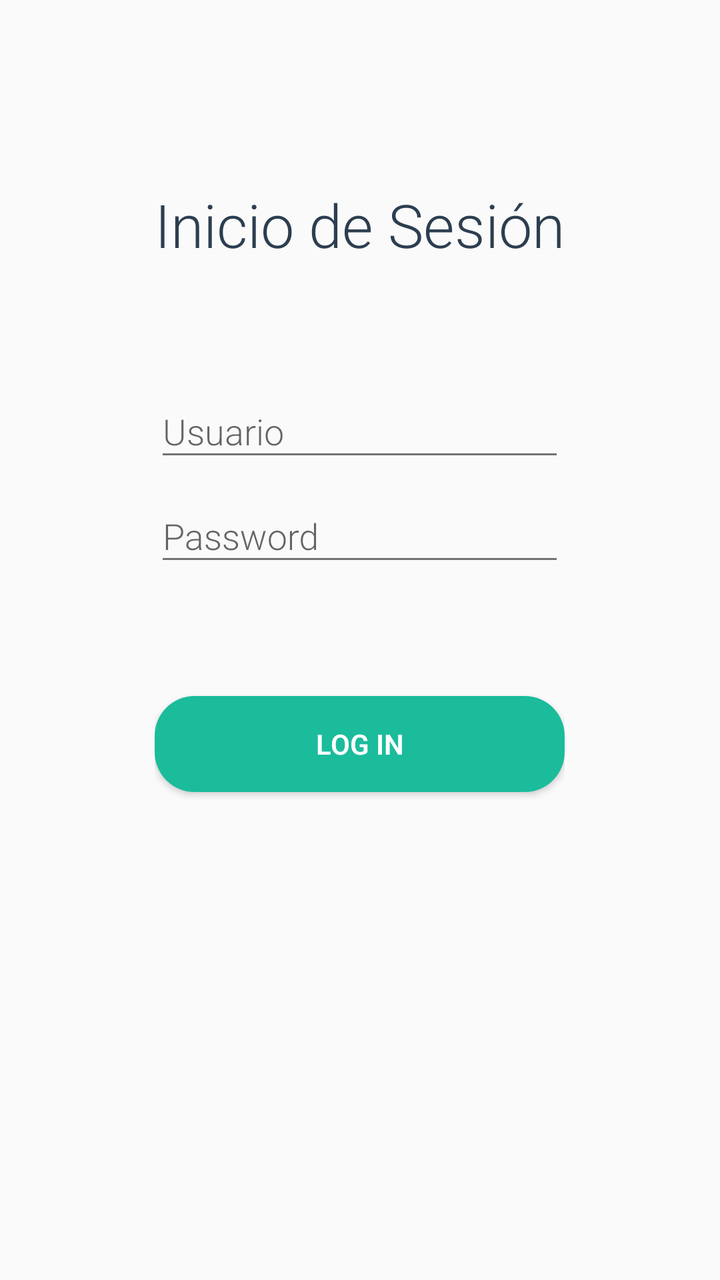
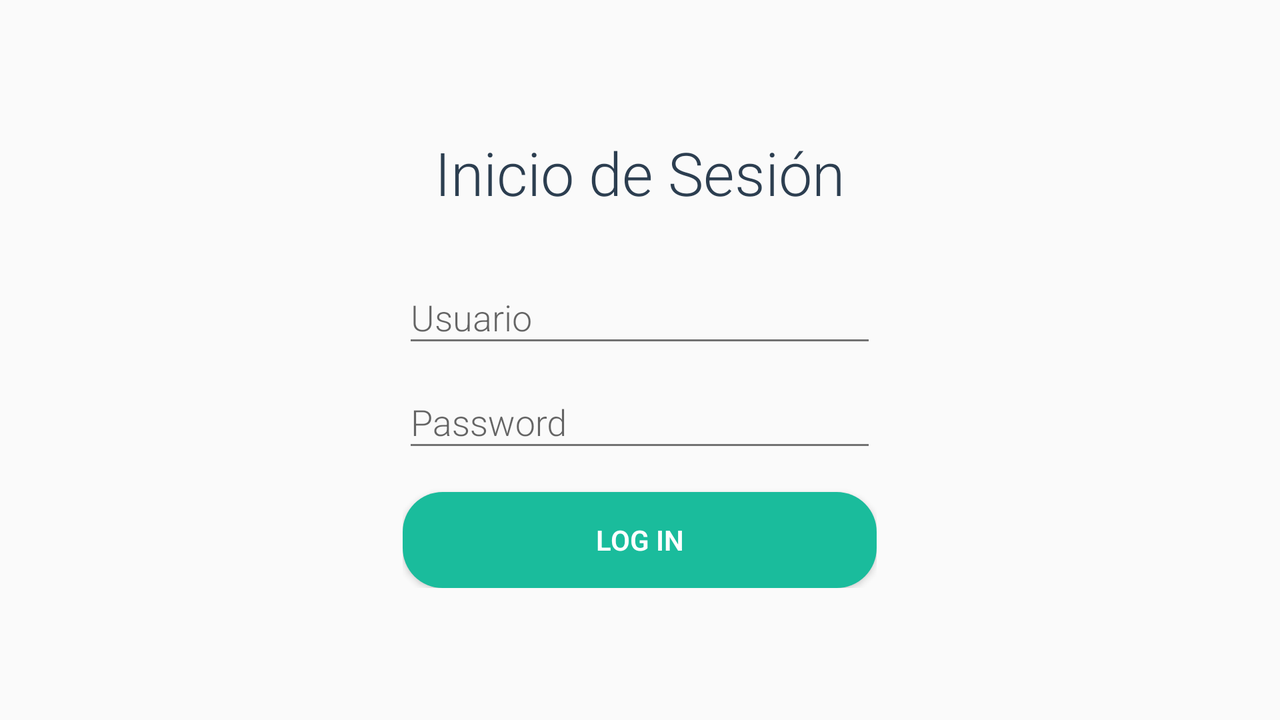

An Android layout and its configuration variant, each rendered on a device that would load it. The default file and the variant file are quoted in full after the pictures.
<!-- AndroidManifest.xml: application theme AppTheme -->
<!-- res/layout/fragment_teacher_login.xml -->
<RelativeLayout xmlns:android="http://schemas.android.com/apk/res/android"
    xmlns:tools="http://schemas.android.com/tools" android:layout_width="match_parent"
    android:layout_height="match_parent" tools:context="carloslobo.com.finalproject.Fragments.Teacher.TeacherLoginFragment"
    android:id="@+id/TeacherLogin">

    

    <TextView
        android:layout_width="wrap_content"
        android:layout_height="wrap_content"
        android:textAppearance="?android:attr/textAppearanceLarge"
        android:text="Inicio de Sesión"
        android:id="@+id/textView3"
        android:layout_marginTop="92dp"
        android:layout_alignParentTop="true"
        android:layout_centerHorizontal="true"
        android:textColor="@color/colorPrimaryDark"
        android:textSize="30dp"
        android:fontFamily="sans-serif-light"/>


    <LinearLayout
        android:orientation="vertical"
        android:layout_width="match_parent"
        android:layout_height="match_parent"
        android:layout_below="@+id/textView3"
        android:layout_alignLeft="@+id/textView3"
        android:layout_alignStart="@+id/textView3"
        android:layout_alignRight="@+id/textView3"
        android:layout_alignEnd="@+id/textView3"
        android:layout_alignParentBottom="true">

        <android.support.design.widget.TextInputLayout
            android:id="@+id/teacherUserName"
            android:layout_width="match_parent"
            android:layout_height="wrap_content"
            android:layout_below="@+id/textView3"
            android:layout_alignLeft="@+id/textView3"
            android:layout_alignStart="@+id/textView3"
            android:layout_marginTop="51dp"
            android:layout_alignRight="@+id/textView3"
            android:layout_alignEnd="@+id/textView3">

            <EditText
                android:id="@+id/teacherUserName_Content"
                android:layout_width="match_parent"
                android:layout_height="wrap_content"
                android:hint="Usuario"
                android:inputType="text"
                android:fontFamily="sans-serif-light"
                android:drawableLeft="@drawable/user"
                android:drawablePadding="10dp"
                android:paddingRight="0dp" />
        </android.support.design.widget.TextInputLayout>

        <android.support.design.widget.TextInputLayout
            android:id="@+id/teacherPassword"
            android:layout_width="match_parent"
            android:layout_height="wrap_content"
            android:layout_below="@+id/teacherUserName"
            android:layout_alignLeft="@+id/teacherUserName"
            android:layout_alignStart="@+id/teacherUserName"
            android:layout_alignRight="@+id/teacherUserName"
            android:layout_alignEnd="@+id/teacherUserName">

            <EditText
                android:id="@+id/teacherPassword_Content"
                android:layout_width="match_parent"
                android:layout_height="wrap_content"
                android:hint="Password"
                android:inputType="textPassword"
                android:fontFamily="sans-serif-light"
                android:drawablePadding="10dp"
                android:drawableLeft="@drawable/pwd"/>
        </android.support.design.widget.TextInputLayout>

        <Button
            android:layout_width="match_parent"
            android:layout_height="wrap_content"
            android:text="Log In"
            android:id="@+id/teacherLoginButton"
            android:layout_below="@+id/teacherPassword"
            android:layout_centerHorizontal="true"
            android:textColor="@color/White"
            android:background="@drawable/button_primary"
            android:textStyle="bold"
            android:layout_marginTop="60dp"
            android:fontFamily="sans-serif-light"/>
    </LinearLayout>


</RelativeLayout>
<!-- resources referenced by this layout -->
<resources>
  <color name="White">#fff</color>
  <color name="colorPrimaryDark">#2C3E50</color>
  <!-- drawable button_primary (drawable) -->
  <?xml version="1.0" encoding="utf-8"?>
  <shape xmlns:android="http://schemas.android.com/apk/res/android" android:shape="rectangle" >
      <corners
          android:topLeftRadius="20dp"
          android:topRightRadius="20dp"
          android:bottomLeftRadius="20dp"
          android:bottomRightRadius="20dp"
          />
      <gradient
          android:angle="180"
          android:centerX="35%"
          android:centerColor="@color/colorPrimary"
          android:startColor="@color/colorPrimary"
          android:endColor="@color/colorPrimary"
          android:type="linear"
          />
      <padding
          android:left="0dp"
          android:top="0dp"
          android:right="0dp"
          android:bottom="0dp"
          />
  </shape>
  <style name="AppTheme" parent="Theme.AppCompat.Light.NoActionBar">
          
          <item name="colorPrimaryDark">@color/colorPrimaryDark</item>
          <item name="colorPrimary">@color/colorPrimary</item>
          <item name="colorAccent">@color/colorAccent</item>
          <item name="android:textColorPrimary">@color/textColorPrimary</item>
          <item name="android:textColorSecondary">@color/textColorSecondary</item>
      </style>
  <color name="colorPrimary">#1ABC9C</color>
  <color name="colorAccent">#2ECC71</color>
  <color name="textColorPrimary">#212121</color>
  <color name="textColorSecondary">#727272</color>
</resources>
<!-- res/layout-land/fragment_teacher_login.xml (the author's variant of the layout above) -->
<!-- drawn on the phone turned sideways -->
<LinearLayout xmlns:android="http://schemas.android.com/apk/res/android"
    xmlns:tools="http://schemas.android.com/tools" android:layout_width="match_parent"
    android:layout_height="match_parent" tools:context="carloslobo.com.finalproject.Fragments.Teacher.TeacherLoginFragment"
    android:id="@+id/TeacherLogin"
    android:orientation="vertical"
    android:gravity="center_vertical|center_horizontal">

    

    <TextView
        android:layout_width="wrap_content"
        android:layout_height="wrap_content"
        android:textAppearance="?android:attr/textAppearanceLarge"
        android:text="@string/LogInTitle"
        android:id="@+id/textView3"
        android:textColor="@color/colorPrimaryDark"
        android:textSize="30sp"
        android:fontFamily="sans-serif-light"/>


    <LinearLayout
        android:orientation="vertical"
        android:layout_width="237dp"
        android:layout_height="wrap_content"
        android:paddingTop="20dp"
        android:layout_gravity="center_horizontal">

        <android.support.design.widget.TextInputLayout
            android:id="@+id/teacherUserName"
            android:layout_width="match_parent"
            android:layout_height="wrap_content">

            <EditText
                android:id="@+id/teacherUserName_Content"
                android:layout_width="match_parent"
                android:layout_height="wrap_content"
                android:hint="@string/User"
                android:inputType="text"
                android:fontFamily="sans-serif-light"
                android:drawableLeft="@drawable/user"
                android:drawablePadding="10dp" />
        </android.support.design.widget.TextInputLayout>

        <android.support.design.widget.TextInputLayout
            android:id="@+id/teacherPassword"
            android:layout_width="match_parent"
            android:layout_height="wrap_content">

            <EditText
                android:id="@+id/teacherPassword_Content"
                android:layout_width="match_parent"
                android:layout_height="wrap_content"
                android:hint="@string/TeacherPassword"
                android:inputType="textPassword"
                android:fontFamily="sans-serif-light"
                android:drawablePadding="10dp"
                android:drawableLeft="@drawable/pwd"/>
        </android.support.design.widget.TextInputLayout>

        <Button
            android:layout_width="match_parent"
            android:layout_height="wrap_content"
            android:text="@string/LogInButton"
            android:id="@+id/teacherLoginButton"
            android:textColor="@color/White"
            android:background="@drawable/button_primary"
            android:textStyle="bold"
            android:fontFamily="sans-serif-light"
            android:layout_marginTop="15dp" />
    </LinearLayout>


</LinearLayout>
<!-- resources referenced by the variant -->
<!-- as the phone turned sideways resolves them -->
<resources>
  <color name="White">#fff</color>
  <color name="colorPrimaryDark">#2C3E50</color>
  <!-- drawable button_primary (drawable) -->
  <?xml version="1.0" encoding="utf-8"?>
  <shape xmlns:android="http://schemas.android.com/apk/res/android" android:shape="rectangle" >
      <corners
          android:topLeftRadius="20dp"
          android:topRightRadius="20dp"
          android:bottomLeftRadius="20dp"
          android:bottomRightRadius="20dp"
          />
      <gradient
          android:angle="180"
          android:centerX="35%"
          android:centerColor="@color/colorPrimary"
          android:startColor="@color/colorPrimary"
          android:endColor="@color/colorPrimary"
          android:type="linear"
          />
      <padding
          android:left="0dp"
          android:top="0dp"
          android:right="0dp"
          android:bottom="0dp"
          />
  </shape>
  <!-- from res/values-v21/ -->
  <string name="LogInButton">Log In</string>
  <!-- from res/values-v21/ -->
  <string name="LogInTitle">Inicio de Sesión</string>
  <!-- from res/values-v21/ -->
  <string name="TeacherPassword">Password</string>
  <!-- from res/values-v21/ -->
  <string name="User">Usuario</string>
  <style name="AppTheme" parent="Theme.AppCompat.Light.NoActionBar">
          
          <item name="colorPrimaryDark">@color/colorPrimaryDark</item>
          <item name="colorPrimary">@color/colorPrimary</item>
          <item name="colorAccent">@color/colorAccent</item>
          <item name="android:textColorPrimary">@color/textColorPrimary</item>
          <item name="android:textColorSecondary">@color/textColorSecondary</item>
      </style>
  <color name="colorPrimary">#1ABC9C</color>
  <color name="colorAccent">#2ECC71</color>
  <color name="textColorPrimary">#212121</color>
  <color name="textColorSecondary">#727272</color>
</resources>
